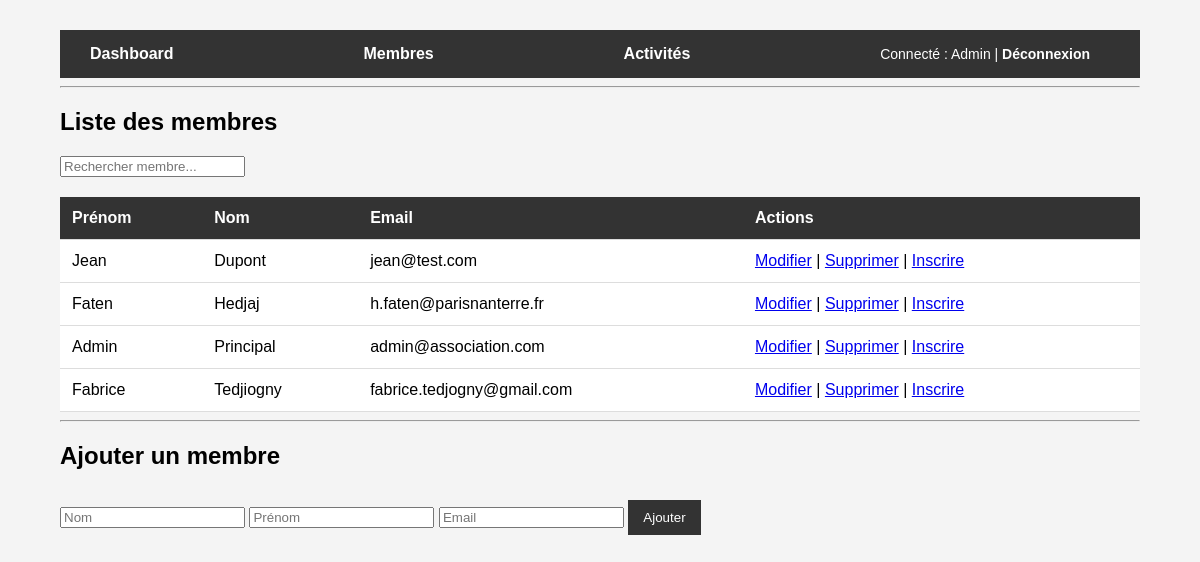
Screenshot of /association/membre.php (signed in) with the database file from the repository.
### tables this page shows
CREATE TABLE `membre` (
  `id` int(11) NOT NULL,
  `nom` varchar(100) NOT NULL,
  `prenom` varchar(100) NOT NULL,
  `email` varchar(150) NOT NULL,
  `date_inscription` date NOT NULL,
  `mot_de_passe` varchar(255) DEFAULT NULL,
  `role` enum('admin','membre') NOT NULL DEFAULT 'membre'
);

### association/membre.php (the view, shortened to what this page needs)
<?php
require "config.php";
$editMembre = null;
$membres = $pdo->query("SELECT * FROM membre ORDER BY nom")->fetchAll(PDO::FETCH_ASSOC);
require "header.php";
?>
<h2>Liste des membres</h2>
<input type="text" id="searchMembre" placeholder="Rechercher membre...">
<table class="table">
<thead>
<tr>
    <th>Prénom</th>
    <th>Nom</th>
    <th>Email</th>
    <th>Actions</th>
</tr>
</thead>
<tbody>
<?php foreach ($membres as $m): ?>
<tr>
<td><?= htmlspecialchars($m["prenom"]) ?></td>
<td><?= htmlspecialchars($m["nom"]) ?></td>
<td><?= htmlspecialchars($m["email"]) ?></td>
<td>
    <a href="membre.php?edit=<?= $m["id"] ?>">Modifier</a> |
    <a href="membre.php?delete=<?= $m["id"] ?>" onclick="return confirm('Supprimer ?')">Supprimer</a> |
    <a href="membre.php?inscrire=<?= $m["id"] ?>">Inscrire</a>
</td>
</tr>
<?php endforeach; ?>
</tbody>
</table>
<hr>
<?php if ($editMembre): ?>
<h2>Modifier un membre</h2>
<form method="post" onsubmit="return confirm('Confirmer modification ?')">
<input type="hidden" name="action" value="edit">
<input type="hidden" name="id" value="<?= $editMembre["id"] ?>">
<input type="text" name="nom" value="<?= htmlspecialchars($editMembre["nom"]) ?>" required>
<input type="text" name="prenom" value="<?= htmlspecialchars($editMembre["prenom"]) ?>" required>
<input type="email" name="email" value="<?= htmlspecialchars($editMembre["email"]) ?>" required>
<button type="submit">Modifier</button>
</form>
<?php else: ?>
<h2>Ajouter un membre</h2>
<form method="post">
<input type="text" name="nom" placeholder="Nom" required>
<input type="text" name="prenom" placeholder="Prénom" required>
<input type="email" name="email" placeholder="Email" required>
<button type="submit">Ajouter</button>
</form>
<?php endif; ?>
<?php require "footer.php"; ?>

### association/header.php (shortened to what this page needs)
<!DOCTYPE html>
<html>
<head>
    <link rel="stylesheet" href="style.css">
</head>
<body>
<div class="container">
<nav class="navbar">
<?php if (isset($_SESSION["role"]) && $_SESSION["role"] === "admin"): ?>
    <a href="dashboard.php">Dashboard</a>
    <a href="membre.php">Membres</a>
    <a href="activite.php">Activités</a>
<?php else: ?>
    <a href="activites_public.php">Activités</a>
    <a href="mes_inscriptions.php">Mes inscriptions</a>
<?php endif; ?>
    <div class="nav-right">
        Connecté : <?= htmlspecialchars($_SESSION["prenom"] ?? 'Utilisateur') ?>
        | <a href="logout.php">Déconnexion</a>
    </div>
</nav>
<hr>

### association/footer.php (shortened to what this page needs)
</div>
</body>
</html>

### association/style.css (style rules this page uses)
body { font-family: Arial, sans-serif; margin: 0; background-color: #f4f4f4; }
.container { width: 90%; max-width: 1100px; margin: 30px auto; }
.navbar { background-color: #333; color: white; padding: 15px 30px; display: flex; justify-content: space-between; align-items: center; }
.navbar a { color: white; text-decoration: none; margin-right: 20px; font-weight: bold; }
.nav-right { font-size: 14px; }
table { width: 100%; border-collapse: collapse; margin-top: 20px; background: white; }
th, td { padding: 12px; border-bottom: 1px solid #ddd; text-align: left; }
th { background-color: #333; color: white; }
button { background-color: #333; color: white; border: none; padding: 10px 15px; cursor: pointer; margin-top: 10px; }

### rows the page displays
membre: prenom "Jean", nom "Dupont", email "jean@test.com"
membre: prenom "Faten", nom "Hedjaj", email "h.faten@parisnanterre.fr"
membre: prenom "Admin", nom "Principal", email "admin@association.com"
membre: prenom "Fabrice", nom "Tedjiogny", email "fabrice.tedjogny@gmail.com"

### other values shown
$_SESSION["prenom"] "Admin"
